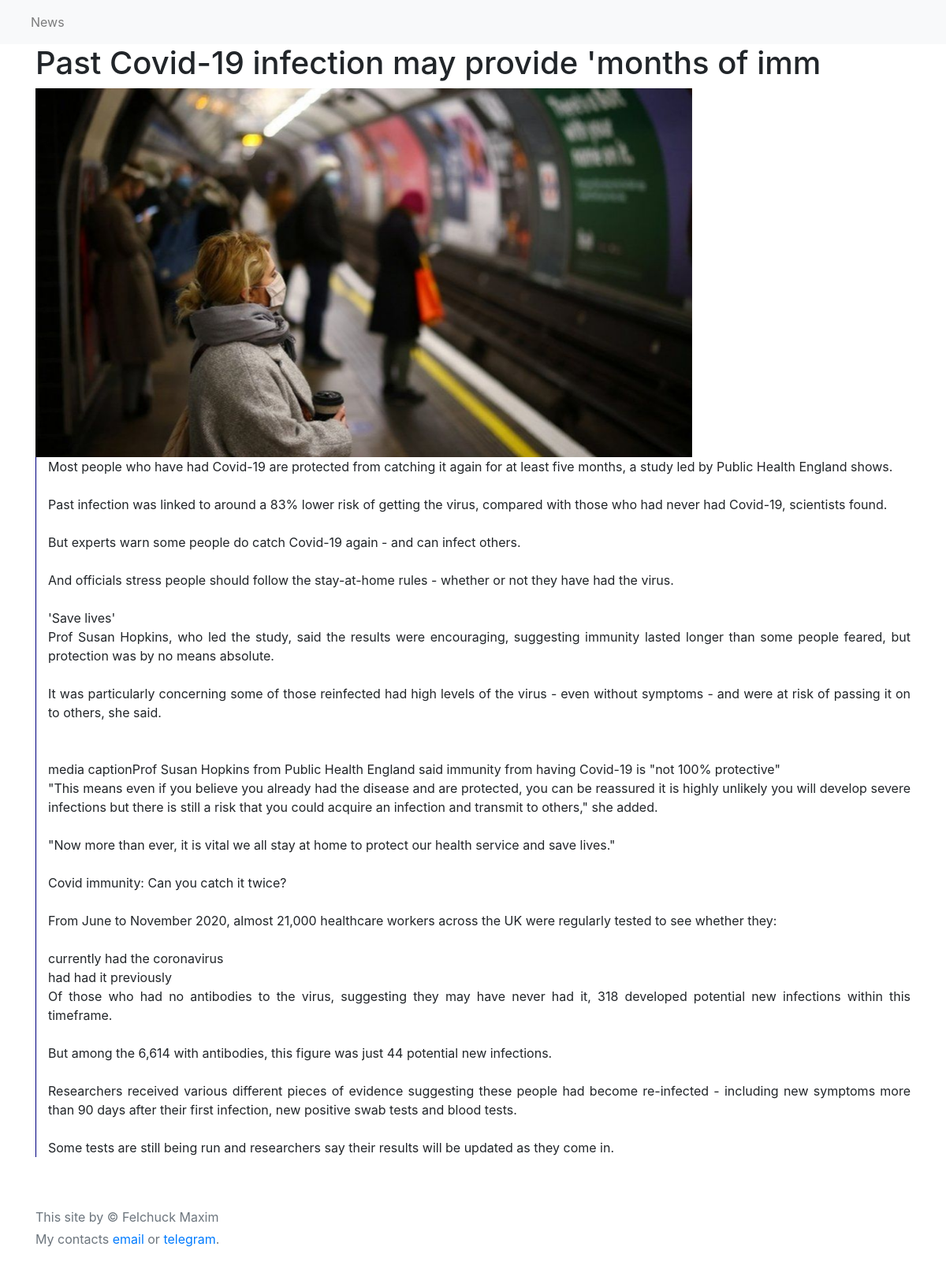
Screenshot of /news-2/ with the database file from the repository.
### newspaper/models.py (models this page shows, shortened)
class News(models.Model):
    head = models.CharField(null=False, blank=True, default=None, max_length=50)
    text = models.TextField(null=False, blank=True, default=None)
    created = models.DateTimeField(auto_now_add=True, auto_now=False)
    updated = models.DateTimeField(auto_now_add=False, auto_now=True)
    class Meta:
        verbose_name = "News"
        verbose_name_plural = "News"

class Image(models.Model):
    news = models.ForeignKey(News, null=False, blank=True, default=None, on_delete=models.CASCADE)
    image = models.ImageField(null=False, blank=True, default=None, upload_to="static/images")
    is_main = models.BooleanField(null=True, blank=True, default=False)
    created = models.DateTimeField(auto_now_add=True, auto_now=False)
    updated = models.DateTimeField(auto_now_add=False, auto_now=True)
    class Meta:
        verbose_name = "Image"
        verbose_name_plural = "Images"

### newspaper/views.py (the view)
# urls.py: path('news-<int:news>/', news, name="news"),
def news(request, news):
    news_id = News.objects.get(id=news)
    images = Image.objects.filter(news=news_id)
    first_image, images = get_images(images, news_id)
    context = {
        "news": news_id,
        "images": images,
        "first_image": first_image
    }
    return render(request, "news_id.html", context)

### newspaper/views.py (called while the page is built)
def get_images(images, news_id):
    if len(images) > 1:
        first_image = Image.objects.get(news=news_id, is_main=True)
        images = Image.objects.filter(news=news_id, is_main=False)
    elif len(images) == 0:
        first_image = None
    else:
        first_image = Image.objects.get(news=news_id, is_main=True)
        images = None
    return first_image, images

### templates/news_id.html (shortened to what this page needs)
{% extends "main.html" %}
{% load static %}
{% block content %}
    <div class="container">
        <h1>{{ news.head }}</h1>
            {% if first_image %}
                <div class="w-75 h-75 align-content-center">
                    <div class="carousel slide" id="carouselExample" data-ride="carousel">
                        <div class="carousel-inner">
                            <div class="carousel-item active">
                                <img src="/{{ first_image.image }}" alt="SlideItem" class="d-block">
                            </div>
                        </div>
                    </div>
                </div>
            {% endif %}
            <div class="text_news">
                <p>{{ news.text }}</p>
            </div>
    </div>
{% endblock %}

### static/css/style.css (style rules this page uses)
html { position: relative; min-height: 100%; }
body { margin-bottom: 10px; }
p { text-align: justify; word-wrap: break-word; white-space: pre-wrap; }
.text_news { width: 100%; border-left: 1px solid navy; padding-left: 15px; }
img { width: 100%; height: 100% !important; object-fit: cover; }

### rows the page displays
News: head "Past Covid-19 infection may provide 'months of imm", text "Most people who have had Covid-19 are protected from catching it again for at least five months, a study led by Public Health England shows. Past infection was linked to around a 83% lower risk of getting the virus, compared with those who had never had Covid-19, scientists found. But experts warn some people do catch Covid-19 again - and can infect others. And officials stress people should follow the stay-at-home rules - whether or not they have had the virus. 'Save lives' Prof Susan Hopkins, who led the study, said the results were encouraging, suggesting immunity lasted longer than some people feared, but protection was by no means absolute. It was particularly concerning some of those…"
Image: image (picture)
